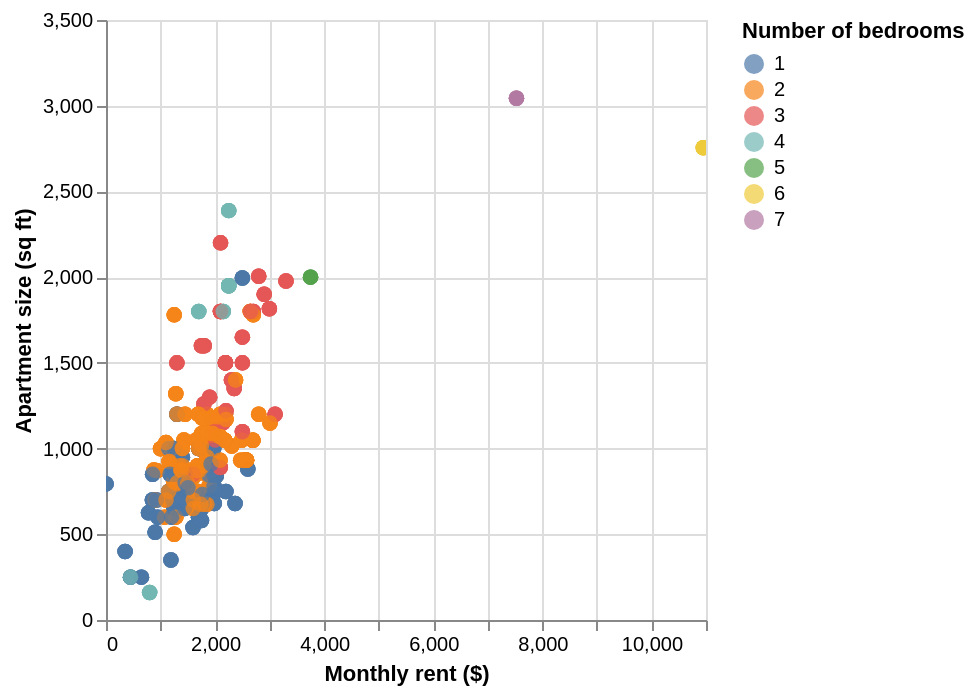

The notebook cell this image was saved under:
### Markdown cell above
### 2.8 Comparing prices for different sizes 

Use `altair` to explore the relationship between price, size, and number of bedrooms. Make an interactive scatter plot of price (x-axis) vs. size (y-axis), with the points colored by the number of bedrooms. 

Make sure the plot is interactive (zoom-able and pan-able) and add a tooltip with all of the columns in our scraped data frame.

With this sort of plot, you can quickly see the outlier apartments in terms of size and price.

### Code cell
import altair as alt

chart = alt.Chart(results)

chart = chart.mark_circle(size=60)

chart = chart.encode(
    x=alt.X("price:Q", title="Monthly rent ($)"),
    y=alt.Y("size:Q", title="Apartment size (sq ft)"),
    color=alt.Color("bedrooms:N", title="Number of bedrooms"),
    tooltip=["price:Q", "size:Q", "bedrooms:Q", "title:N"],
)

chart.interactive()

### Figure 1 — Vega-Lite specification as saved in the notebook (floating-point values rounded to 4 significant figures; data arrays with more than 128 entries replaced by an {"elided": "..."} marker saying what was removed)
{"config": {"view": {"continuousWidth": 300, "continuousHeight": 300}}, "data": {"name": "data-985b02ef77ba4d94c97167b713878a39"}, "mark": {"type": "circle", "size": 60}, "encoding": {"color": {"field": "bedrooms", "title": "Number of bedrooms", "type": "nominal"}, "tooltip": [{"field": "price", "type": "quantitative"}, {"field": "size", "type": "quantitative"}, {"field": "bedrooms", "type": "quantitative"}, {"field": "title", "type": "nominal"}], "x": {"field": "price", "title": "Monthly rent ($)", "type": "quantitative"}, "y": {"field": "size", "title": "Apartment size (sq ft)", "type": "quantitative"}}, "params": [{"name": "param_1", "select": {"type": "interval", "encodings": ["x", "y"]}, "bind": "scales"}], "$schema": "https://vega.github.io/schema/vega-lite/v5.20.1.json", "datasets": {"data-985b02ef77ba4d94c97167b713878a39": {"elided": "1000 records"}}}
